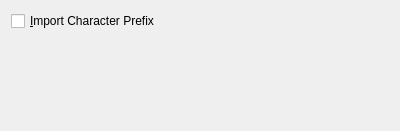
<?xml version="1.0" encoding="UTF-8"?>
<ui version="4.0">
 <class>grpVIN</class>
 <widget class="QWidget" name="grpVIN">
  <property name="geometry">
   <rect>
    <x>0</x>
    <y>0</y>
    <width>400</width>
    <height>131</height>
   </rect>
  </property>
  <property name="maximumSize">
   <size>
    <width>600</width>
    <height>16777215</height>
   </size>
  </property>
  <property name="windowTitle">
   <string>Form</string>
  </property>
  <layout class="QVBoxLayout" name="verticalLayout">
   <item>
    <layout class="QGridLayout" name="gridLayout">
     <item row="0" column="0">
      <widget class="QCheckBox" name="chkVINImportChar">
       <property name="text">
        <string>&amp;Import Character Prefix</string>
       </property>
       <property name="toolTip">
        <string>Preface data with import character &apos;I&apos;
(not shown in Human Readable Text)</string>
       </property>
       <property name="checked">
        <bool>false</bool>
       </property>
      </widget>
     </item>
    </layout>
   </item>
   <item>
    <spacer name="verticalSpacer">
     <property name="orientation">
      <enum>Qt::Vertical</enum>
     </property>
     <property name="sizeHint" stdset="0">
      <size>
       <width>20</width>
       <height>40</height>
      </size>
     </property>
    </spacer>
   </item>
  </layout>
 </widget>
 <resources/>
 <connections/>
</ui>
